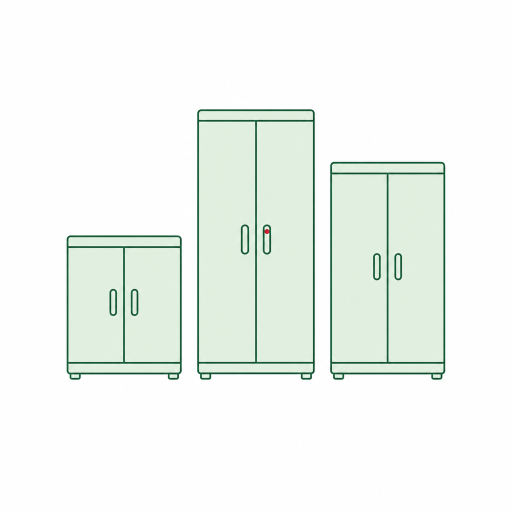
#> input picture design/vuoto_nessun_armadietto.png, 1024 x 1024 px, found by its file name (shown at 1/2 size)
$ python prepara_illustrazioni.py
#> lines starting #> are read from the running program, lines starting #| are printed output that depends on the picture
#!/usr/bin/env python3
"""Prepara le illustrazioni degli stati vuoti per l'app.

Le immagini generate arrivano a 1024px con lo sfondo bianco pieno: pesano
troppo per stare in un APK e il rettangolo bianco si nota sopra lo sfondo
delle schermate. Qui vengono rimpicciolite e lo sfondo viene reso
trasparente partendo dai bordi, così i bianchi interni al disegno restano.

    python3 tools/prepara_illustrazioni.py
"""

from __future__ import annotations

from pathlib import Path

from PIL import Image, ImageDraw

SIZE = 512
# Quanto un pixel di bordo può discostarsi dal bianco ed essere ancora sfondo.
TOLERANCE = 18

SOURCES = {
    "design/vuoto_nessun_armadietto.png": "armadietti.png",
    "design/vuoto_armadietto.png": "armadietto_vuoto.png",
    "design/vuoto_tutto_in_ordine.png": "tutto_in_ordine.png",
    "design/vuoto_nessun_controllo.png": "nessun_controllo.png",
}

OUT_DIR = Path("assets/illustrazioni")


def strip_background(im: Image.Image) -> Image.Image:
    """Toglie lo sfondo bianco partendo dai quattro angoli."""
    im = im.convert("RGBA")
    w, h = im.size
    for corner in [(0, 0), (w - 1, 0), (0, h - 1), (w - 1, h - 1)]:
        if im.getpixel(corner)[3] == 0:
            continue
        ImageDraw.floodfill(
            im,
            corner,
            (255, 255, 255, 0),
            thresh=TOLERANCE,
        )
    return im


def main() -> None:
    OUT_DIR.mkdir(parents=True, exist_ok=True)
    for src, name in SOURCES.items():
        im = Image.open(src).convert("RGBA")
        im = strip_background(im)
        im = im.resize((SIZE, SIZE), Image.LANCZOS)
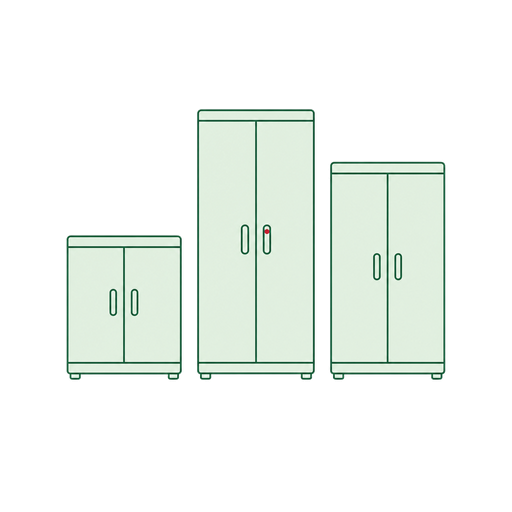
#> im: PIL image 512x512 RGBA; mean R, G, B, A 60.7, 66.1, 61.3, 70.7; transparent parts drawn white
        out = OUT_DIR / name
        im.save(out, optimize=True)
        print(f"{out}  {out.stat().st_size // 1024} KB")
#> pass 2 of the loop in main, `for src, name in SOURCES.items():`:
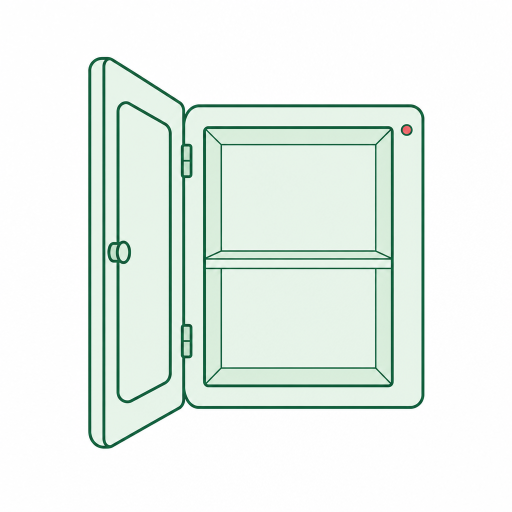
#> input picture design/vuoto_armadietto.png, 1024 x 1024 px, found by its file name (shown at 1/2 size)
#> in main, `im = im.resize((SIZE, SIZE), Image.LANCZOS)`:
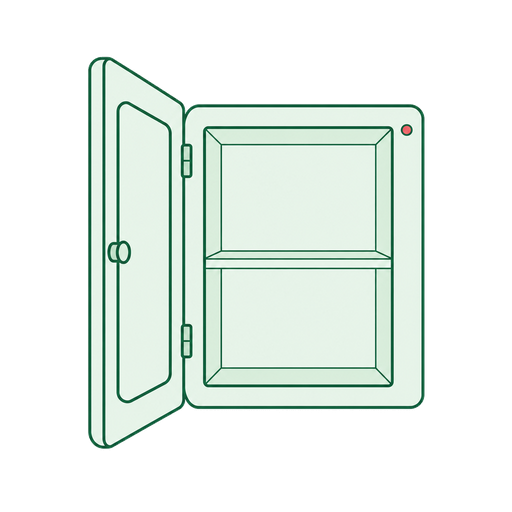
#> im: PIL image 512x512 RGBA; mean R, G, B, A 85.5, 94.4, 88.5, 104.8; transparent parts drawn white
#> pass 3 of the loop in main, `for src, name in SOURCES.items():`:
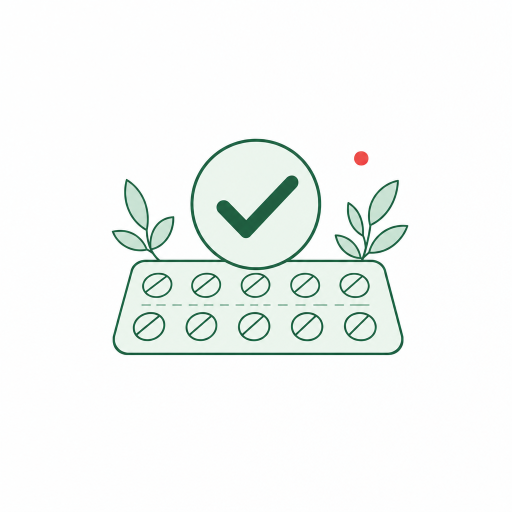
#> input picture design/vuoto_tutto_in_ordine.png, 1024 x 1024 px, found by its file name (shown at 1/2 size)
#> in main, `im = im.resize((SIZE, SIZE), Image.LANCZOS)`:
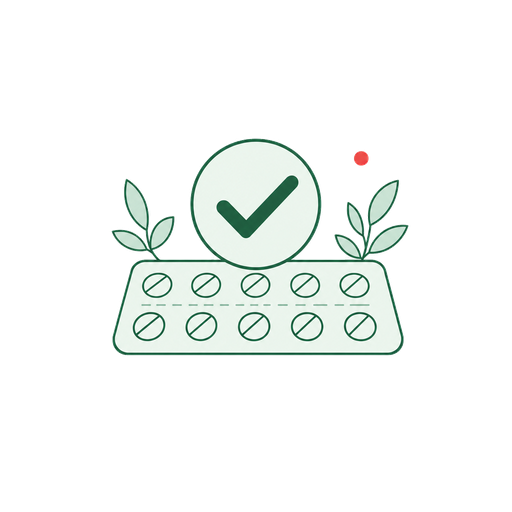
#> im: PIL image 512x512 RGBA; mean R, G, B, A 35.7, 39.3, 37.2, 43; transparent parts drawn white
#> the loop made 4 passes; the first 3 are shown


if __name__ == "__main__":
#> (the run stopped early here; a loop or call above may not have finished)
